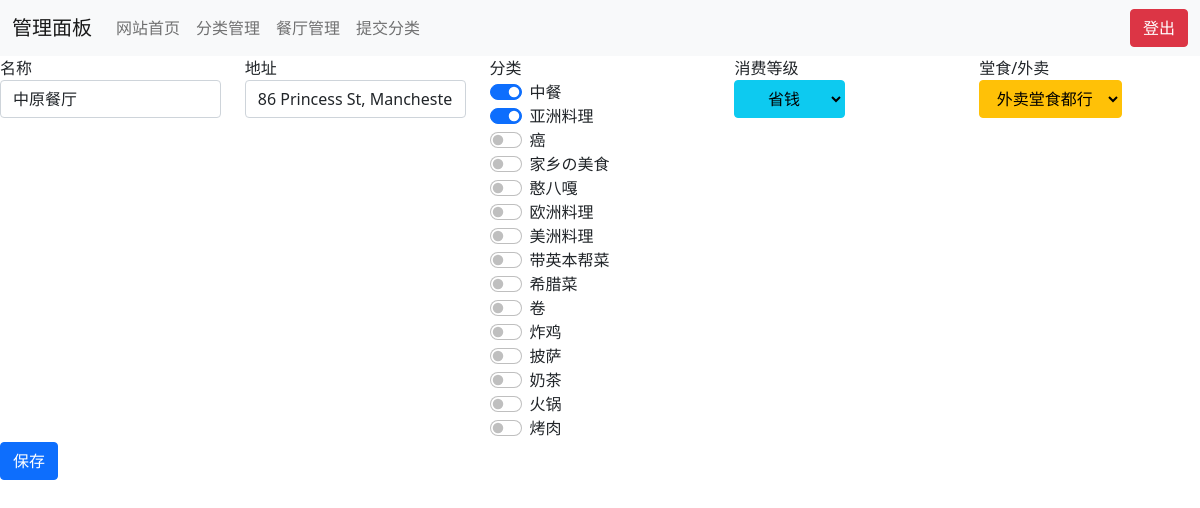
/admin/editrest.php?action=edit&id=7 (signed in), run on the app's committed database.
### tables this page shows
CREATE TABLE `restaurant` (
  `id` smallint(5) unsigned NOT NULL AUTO_INCREMENT,
  `name` text NOT NULL,
  `address` text,
  `richness` tinyint(4) DEFAULT '-1',
  `method` enum('takeaway','eatin','both') NOT NULL DEFAULT 'both',
  `priority` tinyint(4) unsigned NOT NULL DEFAULT '0',
  PRIMARY KEY (`id`),
  KEY `richness` (`richness`)
);

CREATE TABLE `category` (
  `id` tinyint(3) unsigned NOT NULL AUTO_INCREMENT,
  `name` text NOT NULL,
  PRIMARY KEY (`id`)
);

### include/function.php (called while the page is built, shortened)
<?php
function restaurant_exist($id): bool
{
    global $conn;
    return mysqli_num_rows(mysqli_query($conn, "SELECT * FROM restaurant WHERE id = '{$id}';")) != 0;
}

### include/class/restaurant.php (called while the page is built, shortened)
<?php
class restaurant
{
    function __construct($id)
    {
        global $conn;
        if (restaurant_exist($id)) {
            $result = mysqli_fetch_assoc(mysqli_query($conn, "SELECT * FROM restaurant WHERE id = '{$id}';"));
            $this->name = htmlspecialchars_decode($result['name'],ENT_QUOTES);
            $this->address = htmlspecialchars_decode($result['address'],ENT_QUOTES);
            $category = mysqli_query($conn, "SELECT category_id FROM restaurant_tagmap WHERE restaurant_id = '{$id}';");
            if (mysqli_num_rows($category) > 0) {
                while ($row = mysqli_fetch_assoc($category)) {
                    $this->category[] = $row['category_id'];
                }
            }
            $this->method = $result['method'];
        } else {
            $this->id = 0;
        }
    }
}

### admin/editrest.php (the view, shortened to what this page needs)
<?php
include("header.php");
if (isset($_POST['submit'])) {
    switch ($_POST['action']) {
        case "add":
            mysqli_query($conn, "INSERT INTO restaurant (name,address,richness,method) values ('{$_POST['name']}','{$_POST['address']}','{$_POST['richness']}','{$_POST['method']}');");
            $max_id = mysqli_fetch_assoc(mysqli_query($conn, "SELECT MAX(id) as max_id FROM restaurant"))['max_id'];
            $restaurant = new restaurant($max_id);
            $restaurant->update_category($_POST['category']);
            alert("添加成功");
            echo "<script>setTimeout(\"javascript:location.href='restaurant.php'\", 500);</script>";
            exit;
        case "edit":
            $restaurant = new restaurant($_POST['id']);
            $restaurant->update_name($_POST['name']);
            $restaurant->update_address($_POST['address']);
            $restaurant->update_richness($_POST['richness']);
            $restaurant->update_method($_POST['method']);
            $restaurant->update_category($_POST['category']);
            alert("修改成功");
            echo "<script>setTimeout(\"javascript:location.href='restaurant.php'\", 500);</script>";
            exit;
        default:
            alert("未知操作");
            echo "<script>setTimeout(\"javascript:location.href='restaurant.php'\", 500);</script>";
            exit;
    }
} elseif (isset($_GET['action'])) {
    switch ($_GET['action']) {
        case "edit":
            $restaurant = new restaurant($_GET['id']);
            break;
    }
}
?>
<form action='' method='post'>
    <div class='row'>
        <div class='col'>
            <label>名称</label><br>
            <input type='text' class='form-control' name='name'
                   <?php if ($_GET['action'] == "edit") echo "value='{$restaurant->name}'"; ?>required>
        </div>
        <div class='col'>
            <label>地址</label><br>
            <input type='text' class='form-control' name='address'
                   <?php if ($_GET['action'] == "edit") echo "value='{$restaurant->address}'"; ?>required>
        </div>
        <div class='col'>
            <label>分类</label><br>
            <div class="form-check form-switch">
                <?php
                $result = mysqli_query($conn, "SELECT id,name FROM category;");
                if (mysqli_num_rows($result) > 0) {
                    while ($row = mysqli_fetch_assoc($result)) {
                        $checked = "";
                        if ($_GET['action'] == "edit") {
                            if (in_array($row['id'], $restaurant->category)) $checked = "checked";
                        }
                        echo "{$row['name']} <input class='form-check-input' type='checkbox' role='switch' name='category[]' {$checked} value='{$row['id']}'><br>";
                    }
                }
                ?>
            </div>
        </div>
        <div class='col'>
            <label>消费等级</label><br>
            <select class="btn btn-info dropdown-toggle" name="richness" required>
                <?php
                $result = mysqli_query($conn, "SELECT id,name FROM richness;");
                if (mysqli_num_rows($result) > 0) {
                    while ($row = mysqli_fetch_assoc($result)) {
                        echo "<option value='{$row['id']}'>{$row['name']}</option><br>";
                    }
                }
                ?>
            </select>
        </div>
        <div class='col'>
            <label>堂食/外卖</label><br>
            <select class="btn btn-warning dropdown-toggle" name="method">
                <option value="both" <?php if ($_GET['action'] == "edit" && $restaurant->method == "both") echo "selected" ?>>
                    外卖堂食都行
                </option>
            </select>
        </div>
    </div>
    <?php if ($_GET['action'] == "add") {
        echo "<input type='hidden' name='action' value='add'>";
        echo "<input type='submit' class='btn btn-primary' name='submit' value='添加'>";
    } else {
        echo "<input type='submit' class='btn btn-primary' name='submit' value='保存'>";
    } ?>
</form>

### data on the page
restaurant: name "中原餐厅", address "86 Princess St, Manchester", method "外卖堂食都行"
category: name "中餐"
category: name "亚洲料理"
category: name "癌"
category: name "家乡の美食"
category: name "憨八嘎"
category: name "欧洲料理"
category: name "美洲料理"
category: name "带英本帮菜"
category: name "希腊菜"
category: name "卷"
category: name "炸鸡"
category: name "披萨"
category: name "奶茶"
category: name "火锅"
category: name "烤肉"

### other printed values
form field richness "省钱"
